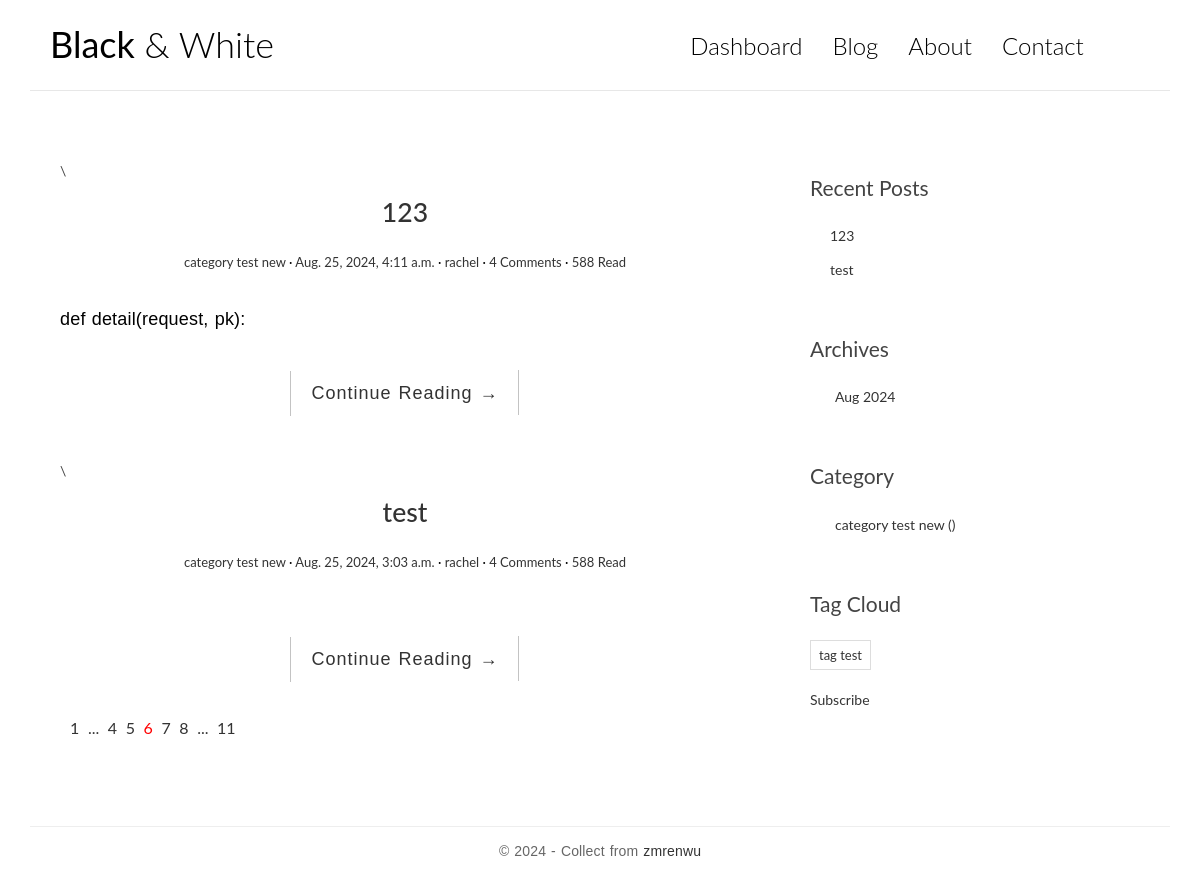
The page / on the database its author committed.
### blog/models.py (models this page shows, shortened)
class Post(models.Model):
    title = models.CharField(max_length=70)
    body = models.TextField()
    created_time = models.DateTimeField(default=timezone.now)
    modified_time = models.DateTimeField()
    excerpt = models.CharField(max_length=200, blank=True)
    category = models.ForeignKey(Category, on_delete=models.CASCADE)
    tags = models.ManyToManyField(Tag, blank=True)
    author = models.ForeignKey(User, on_delete=models.CASCADE)
    def get_absolute_url(self):
        return reverse('blog:detail', kwargs={'pk': self.pk})

class Category(models.Model):
    name = models.CharField(max_length=100)

class Tag(models.Model):
    name = models.CharField(max_length=100)

### blog/views.py (the view)
# urls.py: path('', views.index, name='index'),
def index(request):
    post_list = Post.objects.all().order_by('-created_time')
    return render(request, 'blog/index.html', context={'post_list': post_list})

### blog/templatetags/blog_extras.py (called while the page is built)
@register.inclusion_tag('blog/inclusions/_recent_posts.html', takes_context=True)
def show_recent_posts(context, num=5):
    return {
        'recent_post_list': Post.objects.all().order_by('-created_time')[:num],
    }

@register.inclusion_tag('blog/inclusions/_archives.html', takes_context=True)
def show_archives(context):
    return {
        'date_list': Post.objects.dates('created_time', 'month', order='DESC'),
    }

@register.inclusion_tag('blog/inclusions/_categories.html', takes_context=True)
def show_categories(context):
    return {
        'category_list': Category.objects.all(),
    }

@register.inclusion_tag('blog/inclusions/_tags.html', takes_context=True)
def show_tags(context):
    return {
        'tag_list': Tag.objects.all(),
    }

### templates/blog/index.html
{% extends 'base.html' %}
{% block main %}
    {% for post in post_list %}
        <article class="post post-{{ post.pk }}">
            <header class="entry-header">\
                <h1 class="entry-title">
                    <a href="{{ post.get_absolute_url }}">{{ post.title }}</a>
                </h1>
            </header>
            <div class="entry-meta">
                <span class="post-category"><a href="#">{{ post.category.name }}</a></span>
                <span class="post-date"><a href="#"><time class="entry-date"
                                                            datetime="{{ post.created_time }}">{{ post.created_time }}</time></a></span>
                <span class="post-author"><a href="#">{{ post.author }}</a></span>
                <span class="comments-link"><a href="#">4 Comments</a></span>
                <span class="views-count"><a href="#">588 Read</a></span>
            </div>
            <div class="entry-content clearfix">
                <p>{{ post.excerpt }}</p>
                <div class="read-more cl-effect-14">
                    <a href="{{ post.get_absolute_url }}" class="more-link">Continue Reading <span class="meta-nav">→</span></a>
                </div>
            </div>
        </article>
    {% empty %}
        <div class="no-post">
            <h2> There's no blog yet! </h2>
        </div>
    {% endfor %}
    <div class="pagination">
        <ul>
            <li><a href="">1</a></li>
            <li><a href="">...</a></li>
            <li><a href="">4</a></li>
            <li><a href="">5</a></li>
            <li class="current"><a href="">6</a></li>
            <li><a href="">7</a></li>
            <li><a href="">8</a></li>
            <li><a href="">...</a></li>
            <li><a href="">11</a></li>
        </ul>
    </div>
{% endblock main %}

### templates/blog/inclusions/_recent_posts.html
<div class="widget widget-recent-posts">
    <h3 class="widget-title">Recent Posts</h3>
    <ul>
        {% for post in recent_post_list %}
            <li>
                <a href="{{ post.get_absolute_url }}">{{ post.title }}</a>
            </li>
        {% empty %}
            <li>There's no recent post yet!</li>
        {% endfor %}
    </ul>

### templates/blog/inclusions/_categories.html
<div class="widget widget-category">
    <h3 class="widget-title">Category</h3>
    <ul>
        {% for category in category_list %}
            <li>
                <a href="{% url 'blog:category' category.pk %}">{{ category.name }} <span class="post-count">({{ category.post_count }})</span></a>
            </li>
        {% empty %}
            <li>There's no category yet!</li>
        {% endfor %}
    </ul>
</div>

### templates/blog/inclusions/_tags.html
<div class="widget widget-tag-cloud">
    <h3 class="widget-title">Tag Cloud</h3>
    <ul>
        {% for tag in tag_list %}
            <li>
                <a href="{% url 'blog:tag' tag.pk %}">{{ tag.name }}</a>
            </li>
        {% empty %}
            <li>There's no tag yet!</li>
        {% endfor %}
    </ul>

### blog/static/blog/css/custom.css (style rules this page uses)
* { outline: none; }
h1, h2, h3, h4, h5, h6 { margin-top: 0; }
a { color: #333; }
body { color: #444; font-family: 'Lato', sans-serif; }
p { font-family: 'Ubuntu', sans-serif; font-weight: 400; word-spacing: 1px; letter-spacing: 0.01em; }
.post { background: #fff; padding: 30px 30px 0; }
.entry-title { text-align: center; font-size: 1.9em; margin-bottom: 20px; line-height: 1.6; padding: 10px 20px 0; }
.entry-meta { text-align: center; color: #DDDDDD; font-size: 13px; margin-bottom: 30px; }
.entry-content { font-size: 18px; line-height: 1.9; font-weight: 300; color: #000; }
.post-category::after, .post-date::after, .post-author::after, .comments-link::after { content: ' ·'; color: #000; }
.read-more { font-family: 'Ubuntu', sans-serif; font-weight: 400; word-spacing: 1px; letter-spacing: 0.01em; text-align: center; margin-top: 20px; }
.cl-effect-14 a { padding: 0 20px; height: 45px; line-height: 45px; position: relative; display: inline-block; margin: 15px 25px; letter-spacing: 1px; font-weight: 400; text-shadow: 0 0 1px rgba(255, 255, 255, 0.3); }
.cl-effect-14 a::before, .cl-effect-14 a::after { position: absolute; width: 45px; height: 1px; background: #C3C3C3; content: ''; -webkit-transition: all 0.3s; -moz-transition: all 0.3s; transition: all 0.3s; pointer-events: none; }
.cl-effect-14 a::before { top: 0; left: 0; -webkit-transform: rotate(90deg); -moz-transform: rotate(90deg); transform: rotate(90deg); -webkit-transform-origin: 0 0; -moz-transform-origin: 0 0; transform-origin: 0 0; }
.cl-effect-14 a::after { right: 0; bottom: 0; -webkit-transform: rotate(90deg); -moz-transform: rotate(90deg); transform: rotate(90deg); -webkit-transform-origin: 100% 0; -moz-transform-origin: 100% 0; transform-origin: 100% 0; }
.widget { background: #fff; padding: 30px 0 0; }
.widget-title { font-size: 1.5em; margin-bottom: 20px; line-height: 1.6; padding: 10px 0 0; font-weight: 400; }
.widget-recent-posts ul { padding: 0; margin: 0; padding-left: 20px; }
.widget-recent-posts ul li { list-style-type: none; position: relative; line-height: 170%; margin-bottom: 10px; }
.widget-recent-posts ul li::before { content: '\f3d3'; font-family: "Ionicons"; position: absolute; left: -17px; top: 3px; font-size: 16px; color: #000; }
.widget-category ul { padding: 0; margin: 0; padding-left: 25px; }
.widget-category ul li { list-style-type: none; position: relative; line-height: 170%; margin-bottom: 10px; }
.widget-category ul li::before { content: '\f3fe'; font-family: "Ionicons"; position: absolute; left: -25px; top: 1px; font-size: 18px; color: #000; }
.widget-tag-cloud ul { padding: 0; margin: 0; margin-right: -10px; }
.widget-tag-cloud ul li { list-style-type: none; font-size: 13px; display: inline-block; margin-right: 10px; margin-bottom: 10px; padding: 3px 8px; border: 1px solid #ddd; }
.pagination ul { list-style: none; }
.pagination ul li { display: inline-block; font-size: 16px; margin-right: 5px; }
.current a { color: red; }

### rows shown on the page
Post: title "123", category.name "category test new", created_time "Aug. 25, 2024, 4:11 a.m.", author "rachel", excerpt "def detail(request, pk):"
Post: title "test", category.name "category test new", created_time "Aug. 25, 2024, 3:03 a.m.", author "rachel"
Category: name "category test new"
Tag: name "tag test"

### other values the page prints
{{ date|date:"b"|capfirst }} "Aug"
{{ date.year }} "2024"
